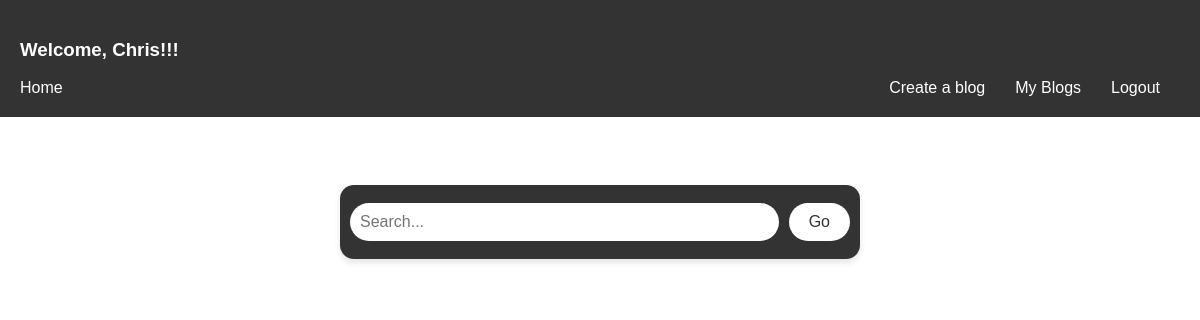
Before: /myblogs (signed in) with the older database file.
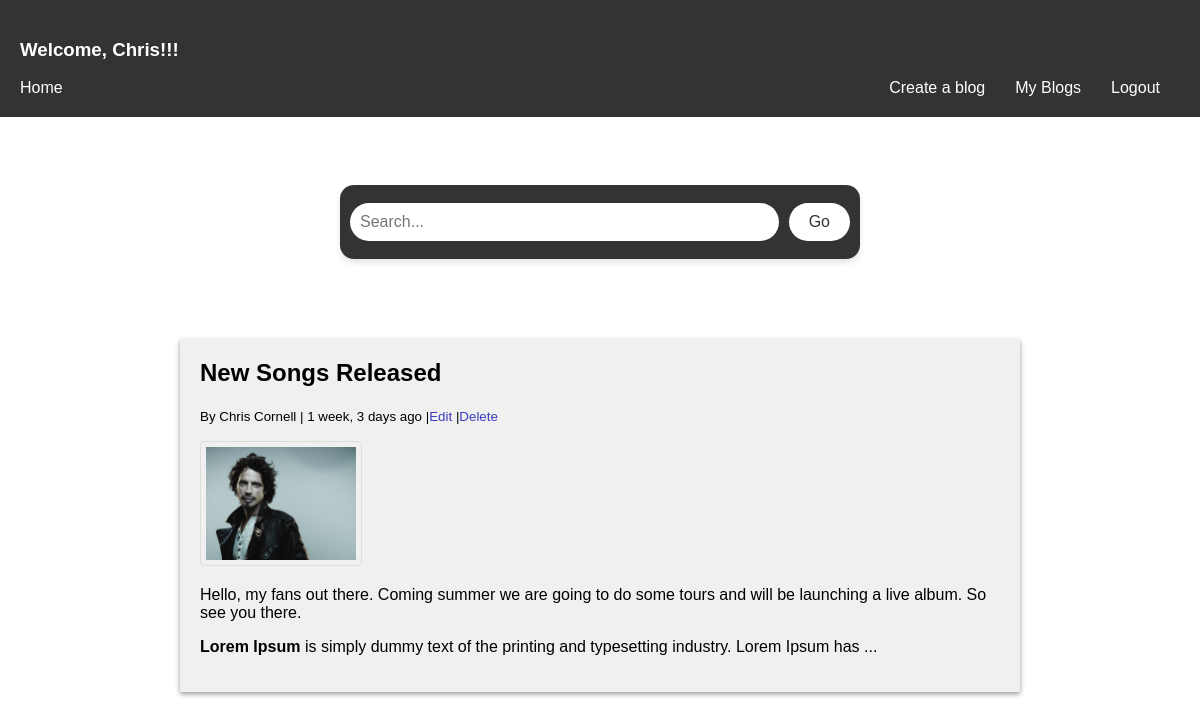
After: the same page with the newer database file.
### blogs/models.py (models this page shows, shortened)
class Post(models.Model):
    title = models.CharField(max_length=255)
    author  = models.ForeignKey(User, on_delete=models.CASCADE)
    featured_image = models.ImageField(null=True,blank=True)
    body = RichTextField(blank=True,null=True)
    created = models.DateTimeField(auto_now_add=True)
    id = models.UUIDField(default=uuid.uuid4,unique=True,primary_key=True,editable=False)
    class Meta:
        ordering = ['-created']

### blogs/views.py (the view)
# urls.py: path('myblogs',views.UserBlogsView,name='user-blogs'),
@login_required(login_url='login')
def UserBlogsView(request):
    user = request.user
    posts = Post.objects.filter(author=user)
    context = {'posts' : posts}
    return render(request,'blogs/home.html',context)

### blogs/templates/blogs/home.html (shortened to what this page needs)
{% extends 'base.html' %}
{% load static %}
{% block content %}
    <form  id="searchForm" class="search-container" action="{% url 'home' %}" method="get">
        <input type="text" value="{{search_query}}" name="search_query" placeholder="Search...">
        <button type="submit">Go</button>
    </form>
<section>
{% for post in posts %}
<a href="{% url 'detail-article' post.id %}">
<article class="blogs">
    <h2><a href="{% url 'detail-article' post.id %}">{{ post.title }}</a></h2>
    <small>By {{ post.author.first_name }} {{ post.author.last_name }} | {{ post.created|timesince }} ago
        {% if request.user.id == post.author.id %}
        |<a href="{% url 'update-article' post.id %}">Edit</a> |<a href="{% url 'delete-article' post.id %}">Delete</a>
        {% endif %}
    </small>
    {% if post.featured_image %}
    <p class="posts-image"><img class="images" src="{{ post.featured_image.url }}" alt="Blog post image"></p>
    {% endif %}
    <p>{{ post.body|slice:'0:250'|safe }}...</p>
</article>
</a>
{% endfor %}
</section>
{% include 'pagination.html' %}
{% endblock content %}

Changed rows visible on the page:
now on this page (row edited): Post: title "New Songs Released", author.first_name "Chris", author.last_name "Cornell", created "1 week, 3 days", shows "Edit", featured_image (picture), body "Hello, my fans out there. Coming summer we are going to do some tours and will be launching a live album. So see you there. Lorem Ipsum is simply dummy text of the printing and typesetting industry. Lorem Ipsum has"
